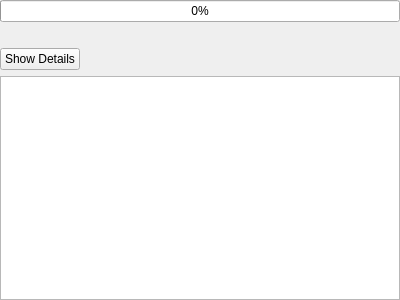
<?xml version="1.0" encoding="UTF-8"?>
<ui version="4.0">
 <class>InstallPage</class>
 <widget class="QWizardPage" name="InstallPage">
  <property name="geometry">
   <rect>
    <x>0</x>
    <y>0</y>
    <width>400</width>
    <height>300</height>
   </rect>
  </property>
  <property name="title">
   <string>Install Updates</string>
  </property>
  <property name="subTitle">
   <string>Updates are ready to be installed. Press &lt;Install&gt; to start the installation.</string>
  </property>
  <layout class="QFormLayout" name="formLayout">
   <property name="leftMargin">
    <number>0</number>
   </property>
   <property name="topMargin">
    <number>0</number>
   </property>
   <property name="rightMargin">
    <number>0</number>
   </property>
   <property name="bottomMargin">
    <number>0</number>
   </property>
   <item row="0" column="0" colspan="2">
    <widget class="QProgressBar" name="progressBar">
     <property name="maximum">
      <number>1000</number>
     </property>
     <property name="value">
      <number>0</number>
     </property>
    </widget>
   </item>
   <item row="2" column="0">
    <widget class="QPushButton" name="detailButton">
     <property name="text">
      <string>Show Details</string>
     </property>
     <property name="checkable">
      <bool>true</bool>
     </property>
    </widget>
   </item>
   <item row="2" column="1">
    <spacer name="horizontalSpacer">
     <property name="orientation">
      <enum>Qt::Horizontal</enum>
     </property>
     <property name="sizeHint" stdset="0">
      <size>
       <width>40</width>
       <height>20</height>
      </size>
     </property>
    </spacer>
   </item>
   <item row="3" column="0" colspan="2">
    <widget class="QTreeView" name="componentStatusView">
     <property name="editTriggers">
      <set>QAbstractItemView::NoEditTriggers</set>
     </property>
     <property name="showDropIndicator" stdset="0">
      <bool>false</bool>
     </property>
     <property name="alternatingRowColors">
      <bool>true</bool>
     </property>
     <property name="selectionMode">
      <enum>QAbstractItemView::NoSelection</enum>
     </property>
     <property name="textElideMode">
      <enum>Qt::ElideMiddle</enum>
     </property>
     <property name="rootIsDecorated">
      <bool>false</bool>
     </property>
     <property name="expandsOnDoubleClick">
      <bool>false</bool>
     </property>
     <attribute name="headerStretchLastSection">
      <bool>false</bool>
     </attribute>
    </widget>
   </item>
   <item row="1" column="0" colspan="2">
    <widget class="QLabel" name="statusLabel">
     <property name="font">
      <font>
       <italic>true</italic>
      </font>
     </property>
     <property name="textFormat">
      <enum>Qt::PlainText</enum>
     </property>
     <property name="textInteractionFlags">
      <set>Qt::TextSelectableByMouse</set>
     </property>
    </widget>
   </item>
  </layout>
 </widget>
 <resources/>
 <connections>
  <connection>
   <sender>detailButton</sender>
   <signal>toggled(bool)</signal>
   <receiver>componentStatusView</receiver>
   <slot>setVisible(bool)</slot>
   <hints>
    <hint type="sourcelabel">
     <x>48</x>
     <y>77</y>
    </hint>
    <hint type="destinationlabel">
     <x>199</x>
     <y>192</y>
    </hint>
   </hints>
  </connection>
 </connections>
</ui>
